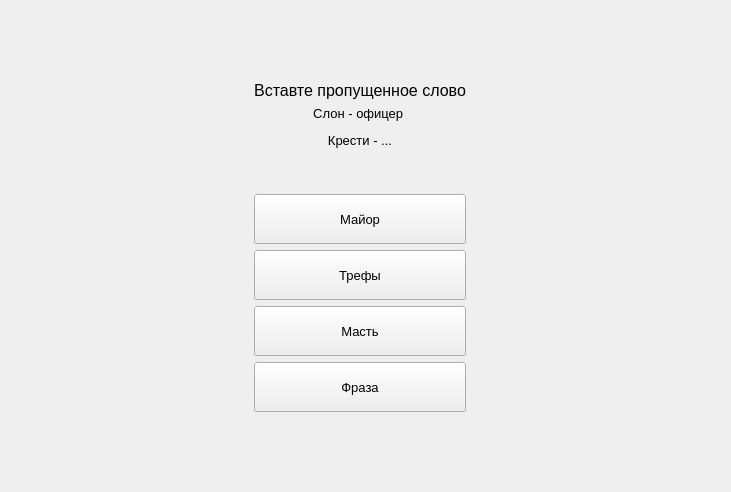
      <widget class="QWidget" name="page_8">
       <layout class="QGridLayout" name="gridLayout_15">
        <property name="leftMargin">
         <number>0</number>
        </property>
        <property name="topMargin">
         <number>0</number>
        </property>
        <property name="bottomMargin">
         <number>0</number>
        </property>
        <property name="spacing">
         <number>0</number>
        </property>
        <item row="0" column="0">
         <widget class="QWidget" name="widget_8" native="true">
          <layout class="QGridLayout" name="gridLayout_16">
           <item row="4" column="0">
            <spacer name="horizontalSpacer_15">
             <property name="orientation">
              <enum>Qt::Horizontal</enum>
             </property>
             <property name="sizeHint" stdset="0">
              <size>
               <width>245</width>
               <height>20</height>
              </size>
             </property>
            </spacer>
           </item>
           <item row="5" column="1">
            <widget class="QPushButton" name="pushButton_24">
             <property name="minimumSize">
              <size>
               <width>0</width>
               <height>50</height>
              </size>
             </property>
             <property name="font">
              <font>
               <pointsize>10</pointsize>
              </font>
             </property>
             <property name="text">
              <string>Трефы</string>
             </property>
            </widget>
           </item>
           <item row="5" column="2">
            <spacer name="horizontalSpacer_16">
             <property name="orientation">
              <enum>Qt::Horizontal</enum>
             </property>
             <property name="sizeHint" stdset="0">
              <size>
               <width>245</width>
               <height>20</height>
              </size>
             </property>
            </spacer>
           </item>
           <item row="6" column="1">
            <widget class="QPushButton" name="pushButton_25">
             <property name="minimumSize">
              <size>
               <width>0</width>
               <height>50</height>
              </size>
             </property>
             <property name="font">
              <font>
               <pointsize>10</pointsize>
              </font>
             </property>
             <property name="text">
              <string>Масть</string>
             </property>
            </widget>
           </item>
           <item row="4" column="1">
            <widget class="QPushButton" name="pushButton_23">
             <property name="minimumSize">
              <size>
               <width>0</width>
               <height>50</height>
              </size>
             </property>
             <property name="font">
              <font>
               <pointsize>10</pointsize>
              </font>
             </property>
             <property name="text">
              <string>Майор</string>
             </property>
            </widget>
           </item>
           <item row="7" column="1">
            <widget class="QPushButton" name="pushButton_26">
             <property name="minimumSize">
              <size>
               <width>0</width>
               <height>50</height>
              </size>
             </property>
             <property name="font">
              <font>
               <pointsize>10</pointsize>
              </font>
             </property>
             <property name="text">
              <string>Фраза</string>
             </property>
            </widget>
           </item>
           <item row="0" column="1">
            <spacer name="verticalSpacer_21">
             <property name="orientation">
              <enum>Qt::Vertical</enum>
             </property>
             <property name="sizeHint" stdset="0">
              <size>
               <width>20</width>
               <height>72</height>
              </size>
             </property>
            </spacer>
           </item>
           <item row="1" column="1">
            <widget class="QLabel" name="label_12">
             <property name="font">
              <font>
               <pointsize>12</pointsize>
              </font>
             </property>
             <property name="text">
              <string>Вставте пропущенное слово</string>
             </property>
             <property name="alignment">
              <set>Qt::AlignCenter</set>
             </property>
            </widget>
           </item>
           <item row="2" column="1">
            <widget class="QLabel" name="label_13">
             <property name="font">
              <font>
               <pointsize>10</pointsize>
              </font>
             </property>
             <property name="text">
              <string>&lt;html&gt;&lt;head/&gt;&lt;body&gt;&lt;p&gt;Слон - офицер &lt;/p&gt;&lt;p&gt;Крести - ...&lt;/p&gt;&lt;/body&gt;&lt;/html&gt;</string>
             </property>
             <property name="alignment">
              <set>Qt::AlignCenter</set>
             </property>
            </widget>
           </item>
           <item row="8" column="1">
            <spacer name="verticalSpacer_22">
             <property name="orientation">
              <enum>Qt::Vertical</enum>
             </property>
             <property name="sizeHint" stdset="0">
              <size>
               <width>20</width>
               <height>71</height>
              </size>
             </property>
            </spacer>
           </item>
           <item row="3" column="1">
            <spacer name="verticalSpacer_23">
             <property name="orientation">
              <enum>Qt::Vertical</enum>
             </property>
             <property name="sizeType">
              <enum>QSizePolicy::Minimum</enum>
             </property>
             <property name="sizeHint" stdset="0">
              <size>
               <width>20</width>
               <height>40</height>
              </size>
             </property>
            </spacer>
           </item>
          </layout>
         </widget>
        </item>
       </layout>
      </widget>
